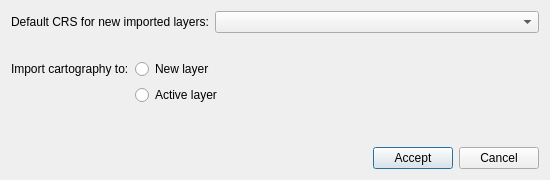
<?xml version="1.0" encoding="UTF-8"?>
<ui version="4.0">
 <class>OptionsDialog</class>
 <widget class="QDialog" name="OptionsDialog">
  <property name="geometry">
   <rect>
    <x>0</x>
    <y>0</y>
    <width>550</width>
    <height>180</height>
   </rect>
  </property>
  <property name="minimumSize">
   <size>
    <width>550</width>
    <height>180</height>
   </size>
  </property>
  <property name="maximumSize">
   <size>
    <width>16777215</width>
    <height>180</height>
   </size>
  </property>
  <property name="windowTitle">
   <string>SEC4QGIS options</string>
  </property>
  <layout class="QVBoxLayout" name="verticalLayout">
   <item>
    <layout class="QHBoxLayout" name="horizontalLayout">
     <item>
      <widget class="QLabel" name="label_crs">
       <property name="sizePolicy">
        <sizepolicy hsizetype="Fixed" vsizetype="Preferred">
         <horstretch>0</horstretch>
         <verstretch>0</verstretch>
        </sizepolicy>
       </property>
       <property name="text">
        <string>Default CRS for new imported layers:</string>
       </property>
      </widget>
     </item>
     <item>
      <widget class="QComboBox" name="comboBox_crs"/>
     </item>
    </layout>
   </item>
   <item>
    <spacer name="verticalSpacer">
     <property name="orientation">
      <enum>Qt::Vertical</enum>
     </property>
     <property name="sizeType">
      <enum>QSizePolicy::Fixed</enum>
     </property>
     <property name="sizeHint" stdset="0">
      <size>
       <width>20</width>
       <height>20</height>
      </size>
     </property>
    </spacer>
   </item>
   <item>
    <layout class="QHBoxLayout" name="horizontalLayout_3">
     <item>
      <layout class="QVBoxLayout" name="verticalLayout_3">
       <property name="sizeConstraint">
        <enum>QLayout::SetDefaultConstraint</enum>
       </property>
       <item>
        <widget class="QLabel" name="label_import">
         <property name="sizePolicy">
          <sizepolicy hsizetype="Fixed" vsizetype="Preferred">
           <horstretch>0</horstretch>
           <verstretch>0</verstretch>
          </sizepolicy>
         </property>
         <property name="text">
          <string>Import cartography to:</string>
         </property>
        </widget>
       </item>
       <item>
        <widget class="QLabel" name="label_dummy1">
         <property name="sizePolicy">
          <sizepolicy hsizetype="Fixed" vsizetype="Preferred">
           <horstretch>0</horstretch>
           <verstretch>0</verstretch>
          </sizepolicy>
         </property>
         <property name="text">
          <string/>
         </property>
        </widget>
       </item>
      </layout>
     </item>
     <item>
      <layout class="QVBoxLayout" name="verticalLayout_2">
       <item>
        <widget class="QRadioButton" name="radioButton_new_layer">
         <property name="text">
          <string>New layer</string>
         </property>
        </widget>
       </item>
       <item>
        <widget class="QRadioButton" name="radioButton_active_layer">
         <property name="text">
          <string>Active layer</string>
         </property>
        </widget>
       </item>
      </layout>
     </item>
     <item>
      <spacer name="horizontalSpacer_2">
       <property name="orientation">
        <enum>Qt::Horizontal</enum>
       </property>
       <property name="sizeHint" stdset="0">
        <size>
         <width>40</width>
         <height>20</height>
        </size>
       </property>
      </spacer>
     </item>
    </layout>
   </item>
   <item>
    <spacer name="verticalSpacer_2">
     <property name="orientation">
      <enum>Qt::Vertical</enum>
     </property>
     <property name="sizeHint" stdset="0">
      <size>
       <width>20</width>
       <height>40</height>
      </size>
     </property>
    </spacer>
   </item>
   <item>
    <layout class="QHBoxLayout" name="horizontalLayout_2">
     <item>
      <spacer name="horizontalSpacer">
       <property name="orientation">
        <enum>Qt::Horizontal</enum>
       </property>
       <property name="sizeHint" stdset="0">
        <size>
         <width>40</width>
         <height>20</height>
        </size>
       </property>
      </spacer>
     </item>
     <item>
      <widget class="QPushButton" name="pushButton_accept">
       <property name="text">
        <string>Accept</string>
       </property>
      </widget>
     </item>
     <item>
      <widget class="QPushButton" name="pushButton_cancel">
       <property name="text">
        <string>Cancel</string>
       </property>
      </widget>
     </item>
    </layout>
   </item>
  </layout>
 </widget>
 <tabstops>
  <tabstop>comboBox_crs</tabstop>
  <tabstop>radioButton_new_layer</tabstop>
  <tabstop>radioButton_active_layer</tabstop>
  <tabstop>pushButton_accept</tabstop>
  <tabstop>pushButton_cancel</tabstop>
 </tabstops>
 <resources/>
 <connections>
  <connection>
   <sender>pushButton_cancel</sender>
   <signal>clicked()</signal>
   <receiver>OptionsDialog</receiver>
   <slot>reject()</slot>
   <hints>
    <hint type="sourcelabel">
     <x>525</x>
     <y>147</y>
    </hint>
    <hint type="destinationlabel">
     <x>376</x>
     <y>134</y>
    </hint>
   </hints>
  </connection>
  <connection>
   <sender>pushButton_accept</sender>
   <signal>clicked()</signal>
   <receiver>OptionsDialog</receiver>
   <slot>accept()</slot>
   <hints>
    <hint type="sourcelabel">
     <x>444</x>
     <y>154</y>
    </hint>
    <hint type="destinationlabel">
     <x>320</x>
     <y>122</y>
    </hint>
   </hints>
  </connection>
 </connections>
</ui>
